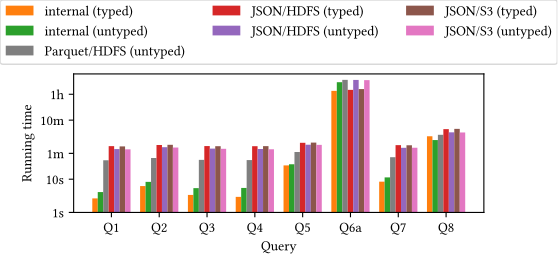

Python code for this plot:
#!/usr/bin/env python3

import argparse
import matplotlib; matplotlib.use('Agg')
import numpy as np
import pandas as pd
from matplotlib import pyplot as plt

plt.rcParams.update({
    'errorbar.capsize': 2,
    'pdf.fonttype': 42,
    'ps.fonttype': 42,
    'font.family': 'Linux Libertine',
})

ETHa = ( 31/255,  64/255, 122/255) # dark blue
ETHb = ( 72/255,  90/255,  44/255) # dark green
ETHc = ( 18/255, 105/255, 176/255) # light blue
ETHd = (114/255, 121/255,  28/255) # light green
ETHe = (145/255,   5/255, 106/255) # dark pink
ETHf = (111/255, 111/255, 100/255) # gray
ETHg = (168/255,  50/255,  45/255) # dark red
ETHh = (  0/255, 122/255, 150/255) # turquoise
ETHi = (149/255,  96/255,  19/255) # brown

parser = argparse.ArgumentParser()
parser.add_argument('-i', '--input',     help='Input JSON lines file')
parser.add_argument('-o', '--output',    help='Output PDF file')
parser.add_argument('-l', '--no_legend', help='Suppress legend from plot',
                                         action='store_true')
parser.add_argument('-x', '--no_xaxis',  help='Suppress x-axis from plot',
                                         action='store_true')
parser.add_argument('-y', '--no_yaxis',  help='Suppress y-axis from plot',
                                         action='store_true')
args = parser.parse_args()

df = pd.read_json(args.input, lines=True)

df['storage_format'] = df.input_table \
    .apply(lambda s: '_'.join(s.split('_')[3:]))
df['query_id'] = df.query_id.str.replace('query-', '')

# Average over runs
df = df \
    .groupby(['system', 'instance_type', 'num_events',
              'query_id', 'storage_format']) \
    .median().reset_index()

# Plot
fig = plt.figure(figsize=(5.3, 1.8))
ax = fig.add_subplot(1, 1, 1)

if not args.no_yaxis:
    ax.set_ylabel('Running time')
if not args.no_xaxis:
    ax.set_xlabel('Query')

ax.set_yscale('log')

prop_cycle = plt.rcParams['axes.prop_cycle']
colors = prop_cycle.by_key()['color']

styles = {
    'typed_internal':       {'color': colors[1], 'idx': 0, 'label': 'internal (typed)'},
    'untyped_internal':     {'color': colors[2], 'idx': 1, 'label': 'internal (untyped)'},
    'typed_json_hdfs':      {'color': colors[3], 'idx': 3, 'label': 'JSON/HDFS (typed)'},
    'untyped_json_hdfs':    {'color': colors[4], 'idx': 4, 'label': 'JSON/HDFS (untyped)'},
    'typed_json_s3':        {'color': colors[5], 'idx': 5, 'label': 'JSON/S3 (typed)'},
    'untyped_json_s3':      {'color': colors[6], 'idx': 6, 'label': 'JSON/S3 (untyped)'},
    'untyped_parquet_hdfs': {'color': colors[7], 'idx': 2, 'label': 'Parquet/HDFS (untyped)'},
}

df['query_label'] = df.query_id \
    .apply(lambda s: 'Q' + s.replace('-1', 'a').replace('-2', 'b'))

formats = sorted(df.storage_format.unique(), key=lambda s: styles[s]['idx'])
num_bars = len(formats)
num_groups = df.query_id.nunique()
bar_width = 0.8 / num_bars
indexes = np.arange(num_groups)
bars = []
for i, sformat in enumerate(formats):
    data_g = df[df.storage_format == sformat]
    data_g = data_g \
        .merge(pd.DataFrame(df.query_id.unique(),
                            columns=['query_id']), how='outer') \
        .sort_values('query_id')
    style = styles[sformat]
    del style['idx']
    handle = ax.bar(indexes - ((num_bars - 1) / 2.0 - i) * bar_width,
                    data_g.running_time, bar_width,
                    tick_label=data_g['query_label'], **style)

ax.set_xticks(indexes)
ax.set_yticks([1, 10, 60, 600, 3600])
ax.set_yticklabels(['1s', '10s', '1m', '10m', '1h'])

if args.no_xaxis:
    ax.set_xticklabels([])

if args.no_yaxis:
    ax.set_yticklabels([])

if not args.no_legend:
    ax.legend(loc='lower center', ncol=3, bbox_to_anchor=(0.5, 1.02))

plt.savefig(args.output, format='pdf', bbox_inches='tight', pad_inches=0)
plt.close()
